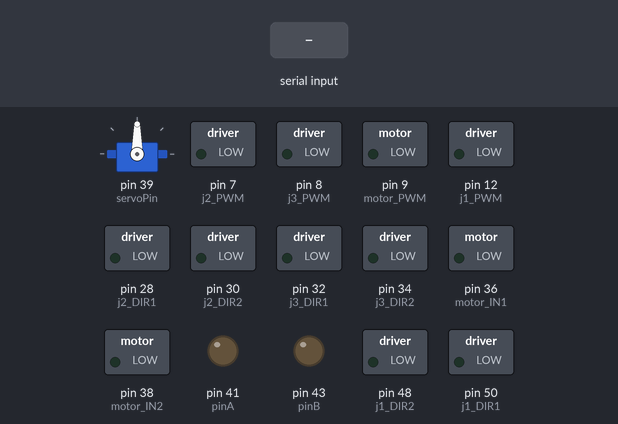
The sketch below on a simulated Arduino Mega 2560, built with avr-gcc and run on an emulated ATmega2560. Parts: servo, switched loads named in the sketch (green lamp = pin HIGH), output pins drawn as LEDs (lit = HIGH). Inputs (shaded band) come from the test bench.

Above: at 1.2 s.
1.3 s: "u" received over Serial
At 2.5 s:
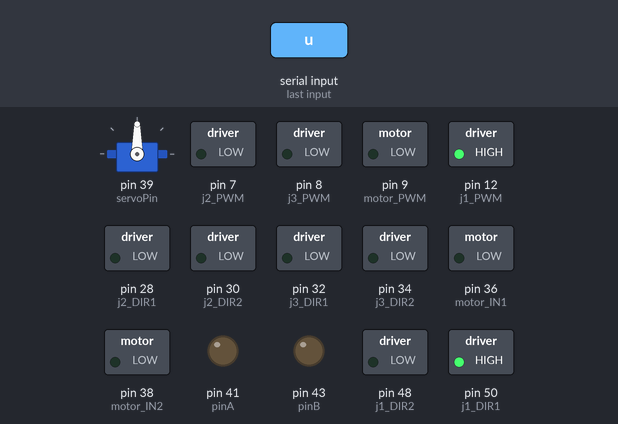
2.8 s: byte 103 ('g') received over Serial
At 3.8 s:
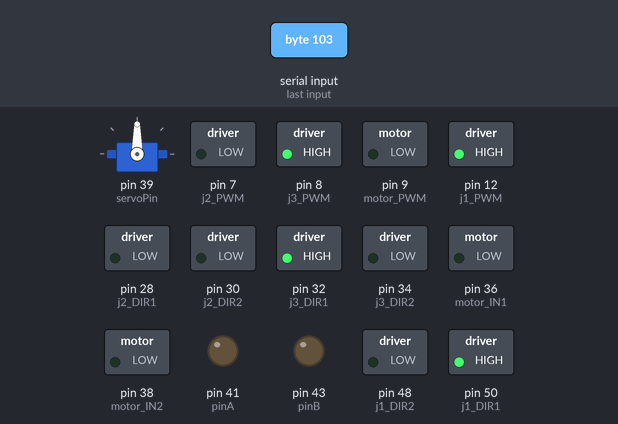
4.3 s: byte 104 ('h') received over Serial
At 5.0 s:
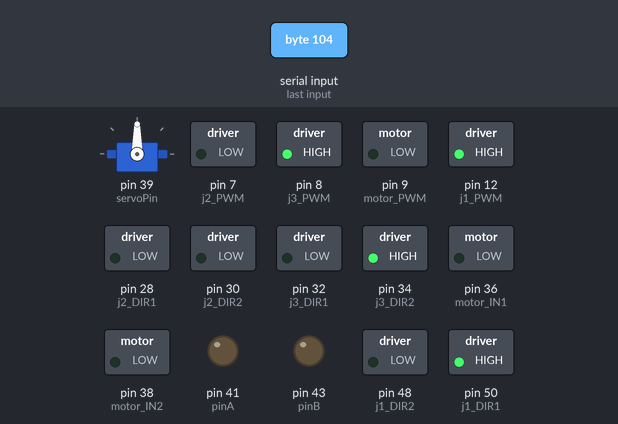
5.8 s: byte 106 ('j') received over Serial
At 6.1 s:
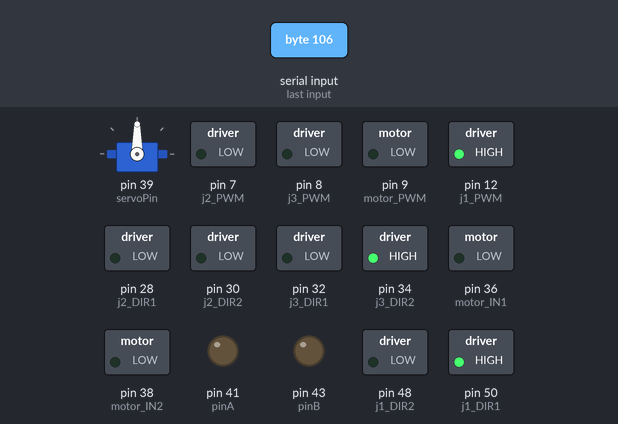
7.3 s: byte 112 ('p') received over Serial
8.8 s: byte 113 ('q') received over Serial
Timing chart, 0 to 11.3 s (numbered marks = the images above; inputs shaded):
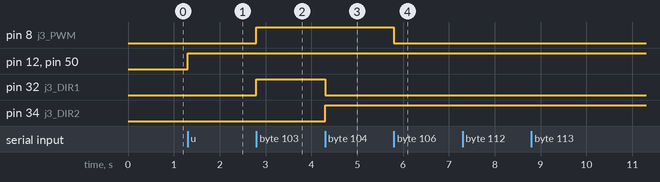

The sketch:

arm.ino
```cpp
#include <Arduino.h>
#include <Servo.h>

// Linear actuators
#define j1_DIR1 50
#define j1_DIR2 48
#define j1_PWM 12
#define j1_ENC A15

#define j2_DIR1 28
#define j2_DIR2 30
#define j2_PWM 7
#define j2_ENC A14

#define j3_DIR1 32 // Corrected pin definitions for j3
#define j3_DIR2 34
#define j3_PWM 8
#define j3_ENC A13

// Servo
Servo myservo;
int pos = 1500; // Initial servo position
const int step = 10; // Servo step size
const int servoPin = 39; // Servo pin

// Motor
const int motor_IN1 = 36;
const int motor_IN2 = 38;
const int motor_PWM = 9;

// Stepper motor control pins
const int pinA = 41; // Direction pin for one direction
const int pinB = 43; // Direction pin for the opposite direction

void setup() {
  Serial.begin(115200); // Start serial communication

  // Initialize pins for linear actuators
  pinMode(j1_DIR1, OUTPUT);
  pinMode(j1_DIR2, OUTPUT);
  pinMode(j1_PWM, OUTPUT);
  pinMode(j2_DIR1, OUTPUT);
  pinMode(j2_DIR2, OUTPUT);
  pinMode(j2_PWM, OUTPUT);
  pinMode(j3_DIR1, OUTPUT);
  pinMode(j3_DIR2, OUTPUT);
  pinMode(j3_PWM, OUTPUT);

  // Initialize servo
  myservo.attach(servoPin);

  // Initialize motor control pins
  pinMode(motor_IN1, OUTPUT);
  pinMode(motor_IN2, OUTPUT);
  pinMode(motor_PWM, OUTPUT);

  // Initialize stepper motor control pins
  pinMode(pinA, OUTPUT);
  pinMode(pinB, OUTPUT);
}

void loop() {
  if (Serial.available() > 0) {
    char command = Serial.read(); // Read incoming serial command

    // Handle command
    switch (command) {
      case 'u': extendActuator(j1_DIR1, j1_DIR2, j1_PWM); break;
      case 'd': retractActuator(j1_DIR1, j1_DIR2, j1_PWM); break;
      case 's': stopActuator(j1_PWM); break;
      case 'w': extendActuator(j2_DIR1, j2_DIR2, j2_PWM); break;
      case 'r': retractActuator(j2_DIR1, j2_DIR2, j2_PWM); break;
      case 'x': stopActuator(j2_PWM); break;
      case 'e': adjustServo(true); break; // Increase servo position
      case 'f': adjustServo(false); break; // Decrease servo position
      case 'm': motorForward(motor_IN1, motor_IN2, motor_PWM); break;
      case 'n': motorReverse(motor_IN1, motor_IN2, motor_PWM); break;
      case 'b': motorBrake(motor_IN1, motor_IN2, motor_PWM); break;
      case 'g': extendActuator(j3_DIR1, j3_DIR2, j3_PWM); break;
      case 'h': retractActuator(j3_DIR1, j3_DIR2, j3_PWM); break;
      case 'j': stopActuator(j3_PWM); break;
      case 'p': moveStepper(pinA); break; // Move stepper in one direction
      case 'q': moveStepper(pinB); break; // Move stepper in opposite direction
      case 'c': stopStepper(); break; // Stop stepper movement
    }
  }
}

void extendActuator(int DIR1, int DIR2, int PWM) {
  digitalWrite(DIR1, HIGH);
  digitalWrite(DIR2, LOW);
  analogWrite(PWM, 255); // Full speed
}

void retractActuator(int DIR1, int DIR2, int PWM) {
  digitalWrite(DIR1, LOW);
  digitalWrite(DIR2, HIGH);
  analogWrite(PWM, 255); // Full speed
}

void stopActuator(int PWM) {
  analogWrite(PWM, 0); // Stop
}

void adjustServo(bool increase) {
  pos = increase ? min(2500, pos + step) : max(500, pos - step);
  myservo.writeMicroseconds(pos);
}

void motorForward(int IN1, int IN2, int PWM) {
  digitalWrite(IN1, HIGH);
  digitalWrite(IN2, LOW);
  analogWrite(PWM, 255); // Full speed
}

void motorReverse(int IN1, int IN2, int PWM) {
  digitalWrite(IN1, LOW);
  digitalWrite(IN2, HIGH);
  analogWrite(PWM, 255); // Full speed
}

void motorBrake(int IN1, int IN2, int PWM) {
  digitalWrite(IN1, LOW);
  digitalWrite(IN2, LOW);
  analogWrite(PWM, 0); // Brake
}

void moveStepper(int pin) {
  digitalWrite(pin, HIGH); // Enable pin to move stepper
  delay(1); // Short delay to slow down the stepper speed
  digitalWrite(pin, LOW); // Disable pin
}

void stopStepper() {
  digitalWrite(pinA, LOW);
  digitalWrite(pinB, LOW);
}
```

Measured:
- after the input at 1.3 s, pin 12 (j1_PWM), pin 50 (j1_DIR1): LOW → HIGH at once
- after the input at 2.8 s, pin 8 (j3_PWM), pin 32 (j3_DIR1): LOW → HIGH at once
- after the input at 4.3 s, pin 32 (j3_DIR1): HIGH → LOW at once; pin 34 (j3_DIR2): LOW → HIGH at once
- after the input at 5.8 s, pin 8 (j3_PWM): HIGH → LOW at once
